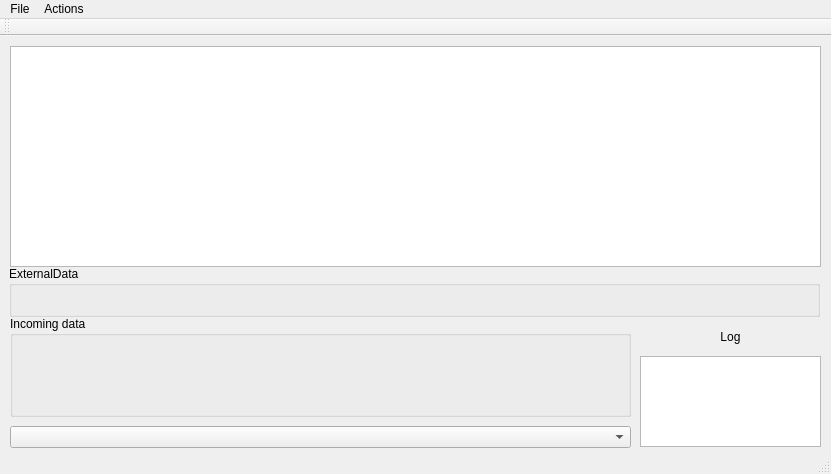
<?xml version="1.0" encoding="UTF-8"?>
<ui version="4.0">
 <class>MainWindow</class>
 <widget class="QMainWindow" name="MainWindow">
  <property name="geometry">
   <rect>
    <x>0</x>
    <y>0</y>
    <width>831</width>
    <height>474</height>
   </rect>
  </property>
  <property name="windowTitle">
   <string>Sqlite_Example1</string>
  </property>
  <widget class="QWidget" name="centralWidget">
   <widget class="QTableView" name="tableView">
    <property name="geometry">
     <rect>
      <x>10</x>
      <y>10</y>
      <width>811</width>
      <height>221</height>
     </rect>
    </property>
   </widget>
   <widget class="QLabel" name="labelLogCaption">
    <property name="geometry">
     <rect>
      <x>640</x>
      <y>290</y>
      <width>181</width>
      <height>21</height>
     </rect>
    </property>
    <property name="text">
     <string>Log</string>
    </property>
    <property name="alignment">
     <set>Qt::AlignCenter</set>
    </property>
   </widget>
   <widget class="QTextBrowser" name="textBrowserLog">
    <property name="geometry">
     <rect>
      <x>640</x>
      <y>320</y>
      <width>181</width>
      <height>91</height>
     </rect>
    </property>
   </widget>
   <widget class="QGroupBox" name="groupBoxIncoming">
    <property name="geometry">
     <rect>
      <x>10</x>
      <y>280</y>
      <width>621</width>
      <height>101</height>
     </rect>
    </property>
    <property name="title">
     <string>Incoming data</string>
    </property>
   </widget>
   <widget class="QComboBox" name="comboBoxHistory">
    <property name="geometry">
     <rect>
      <x>10</x>
      <y>390</y>
      <width>621</width>
      <height>22</height>
     </rect>
    </property>
   </widget>
   <widget class="QGroupBox" name="groupBoxExternalData">
    <property name="geometry">
     <rect>
      <x>9</x>
      <y>230</y>
      <width>811</width>
      <height>51</height>
     </rect>
    </property>
    <property name="title">
     <string>ExternalData</string>
    </property>
   </widget>
  </widget>
  <widget class="QMenuBar" name="menuBar">
   <property name="geometry">
    <rect>
     <x>0</x>
     <y>0</y>
     <width>831</width>
     <height>21</height>
    </rect>
   </property>
   <widget class="QMenu" name="menuFile">
    <property name="title">
     <string>File</string>
    </property>
    <addaction name="actionExit"/>
   </widget>
   <widget class="QMenu" name="menuActions">
    <property name="title">
     <string>Actions</string>
    </property>
    <addaction name="actionOpen"/>
    <addaction name="actionDropTable"/>
    <addaction name="actionCreateTable"/>
    <addaction name="actionClose"/>
    <addaction name="actionGetAuthorList"/>
    <addaction name="actionCheckRecordInclusion"/>
   </widget>
   <addaction name="menuFile"/>
   <addaction name="menuActions"/>
  </widget>
  <widget class="QToolBar" name="mainToolBar">
   <attribute name="toolBarArea">
    <enum>TopToolBarArea</enum>
   </attribute>
   <attribute name="toolBarBreak">
    <bool>false</bool>
   </attribute>
  </widget>
  <widget class="QStatusBar" name="statusBar"/>
  <action name="actionExit">
   <property name="text">
    <string>Exit</string>
   </property>
  </action>
  <action name="actionGetAuthorList">
   <property name="text">
    <string>GetAuthorList</string>
   </property>
  </action>
  <action name="actionOpen">
   <property name="text">
    <string>Open</string>
   </property>
  </action>
  <action name="actionDropTable">
   <property name="text">
    <string>Drop Table</string>
   </property>
  </action>
  <action name="actionCreateTable">
   <property name="text">
    <string>Create Table</string>
   </property>
  </action>
  <action name="actionClose">
   <property name="text">
    <string>Close</string>
   </property>
  </action>
  <action name="actionCheckRecordInclusion">
   <property name="text">
    <string>CheckRecordInclusion</string>
   </property>
  </action>
 </widget>
 <layoutdefault spacing="6" margin="11"/>
 <resources/>
 <connections/>
</ui>
